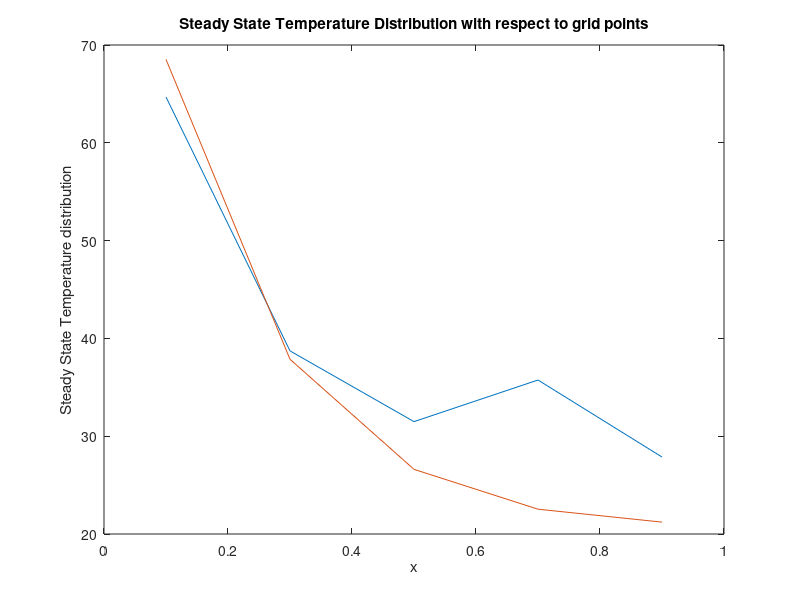
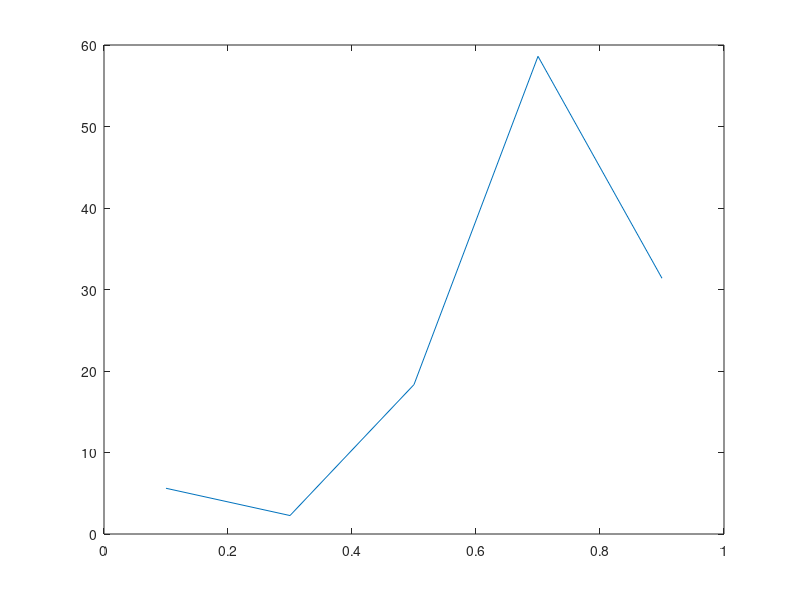

Source code (MATLAB) for these figures, in order:
close all
clear all
clc
l=1;        
Ta=0;     
Tb=100;   
Ti=20;    
k=1;       
ns=25;
nps=5;
prompt="Number of equally spaced grid points N=  ";
n=input(prompt);   
dx=l/n;     
x=(dx/2):dx:(l-(dx/2)); 
A=1;      
C=zeros(n);
for j=1:+1:n
    if j==1
        a=0;
        b=(1/dx);
        c=(((-1)*ns*dx)-(2/dx));
        d=a+b-c;
        C(j,j)=d;                          
        C(j,j+1)=((-1)*b);                 
        B(j)=((ns*dx*Ti)+((2*Tb)/dx));  
    else if (j>=2)&&(j<=n-1)
        a=(1/dx);
        b=(1/dx);
        c=((-1)*ns*dx);
        d=a+b-c;
        C(j,j-1)=((-1)*a);                  
        C(j,j)=d;                          
        C(j,j+1)=((-1)*b);                 
        B(j)=((ns*Ti*dx));
    else
        a=(1/dx);
        b=0;
        c=((-1)*ns*dx);
        d=a+b-c;
        C(j,j)=d;                          
        C(j,j-1)=((-1)*d);                 
        B(j)=(ns*dx*Ti);
    end
    end
end
D=B/C;             
for e=1:+1:n
    T(e)= ((((cosh(nps*(l-x(e))))*(Tb-Ti))/(cosh(nps*l)))+Ti);  
end
for i=1:+1:n
    error(i)=((D(i)-T(i))/(T(i)))*100;
end
figure(1);
plot(x,D);
title('Steady State Temperature Distribution with respect to grid points');
xlabel('x');
ylabel('Steady State Temperature distribution');
hold on
plot(x,T);
hold off
figure(2);
plot(x,abs(error));
